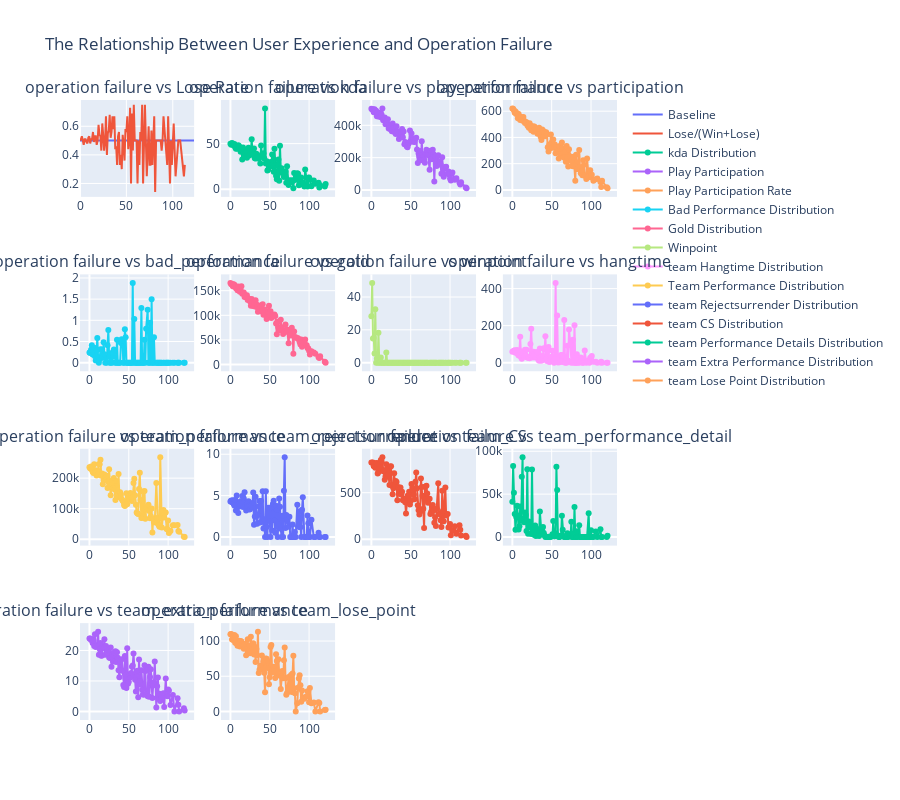

This figure's notebook cell:
### Code cell
#关于操作卡顿次数的统计
operation_failure_index=data.operation_failure.value_counts(sort=True).sort_index().index
operation_roomresult_count=data['roomresult'].groupby(data.operation_failure).value_counts(dropna=True)
operation_failure=pd.DataFrame(operation_roomresult_count).rename(columns={'roomresult':'values'}).reset_index()
win_o=operation_failure.loc[operation_failure['roomresult']=='Win']
lose_o=operation_failure.loc[operation_failure['roomresult']=='Lose']
weight=pd.DataFrame(np.arange(12.4,0.1,-0.1))
wl_operation_failure=win_o.merge(lose_o,how='left',left_on=win_o['operation_failure'],right_on=lose_o['operation_failure'])
lose_operation_rate=(wl_operation_failure['values_y']/(wl_operation_failure['values_y']+wl_operation_failure['values_x'])).round(2).dropna()

#定义聚合函数
self_operation_mean=pd.concat([data.loc[:,'kda':'hangtime'].groupby(data.operation_failure).mean(),weight], axis=1,ignore_index=False).rename(columns={0: 'weight'}).dropna()
self_operation_mean=self_operation_mean.loc[:,'kda':'hangtime'].multiply(self_operation_mean.weight, axis="index")
team_operation_mean=pd.concat([data.loc[:,'team_performance':'team_lose_point'].groupby(data.operation_failure).mean(),weight], axis=1,ignore_index=False).rename(columns={0: 'weight'}).dropna()
team_operation_mean=team_operation_mean.loc[:,'team_performance':'team_lose_point'].multiply(team_operation_mean.weight, axis="index")

# 绘制可视化图片验证猜想
name_list1=pd.concat([lose_operation_rate,data.loc[:,'kda':'hangtime']],axis=1,ignore_index=False).rename(columns={0: 'Lose Rate'})
name_list1=pd.concat([name_list1,data.loc[:,'team_performance':'team_lose_point']],axis=1,ignore_index=False).columns.values.tolist()
def name():
    new_name_list1=[]
    for names in name_list1:
        answer='operation failure vs'+' '+names
        new_name_list1.append(answer)
    return new_name_list1
notice_line=np.ones(124)/2
operation_failure = make_subplots(rows=4, cols=4,subplot_titles=(name()))

operation_failure.add_trace(
    go.Scatter(
        y=notice_line,
        name='Baseline',
        mode='lines'),row=1, col=1)

operation_failure.add_trace(
    go.Scatter(
        x=operation_failure_index,
        y=lose_operation_rate,
        name='Lose/(Win+Lose)'),row=1, col=1)

operation_failure.add_trace(
    go.Scatter(
        x=operation_failure_index,
        y=self_operation_mean.kda,
        name='kda Distribution',
        mode='lines+markers'),row=1, col=2)

operation_failure.add_trace(
    go.Scatter(
        x=operation_failure_index,
        y=self_operation_mean.play_performance,
        name='Play Participation',
        mode='lines+markers'),row=1, col=3)

operation_failure.add_trace(    
    go.Scatter(
        x=operation_failure_index, 
        y=self_operation_mean.participation, 
        name='Play Participation Rate',
        mode='lines+markers'),row=1, col=4)

operation_failure.add_trace(    
    go.Scatter(
        x=operation_failure_index, 
        y=self_operation_mean.bad_performance, 
        name='Bad Performance Distribution',
        mode='lines+markers'),row=2, col=1)

operation_failure.add_trace(    
    go.Scatter(
        x=operation_failure_index, 
        y=self_operation_mean.gold, 
        name='Gold Distribution',
        mode='lines+markers'),row=2, col=2)

operation_failure.add_trace(
    go.Scatter(
        x=operation_failure_index, 
        y=self_operation_mean.winpoint, 
        name='Winpoint',
        mode='lines+markers'),row=2, col=3)

operation_failure.add_trace(
    go.Scatter(
        x=operation_failure_index, 
        y=self_operation_mean.hangtime, 
        name='team Hangtime Distribution',
        mode='lines+markers'),row=2, col=4)

operation_failure.add_trace(
    go.Scatter(
        x=operation_failure_index, 
        y=team_operation_mean.team_performance, 
        name='Team Performance Distribution',
        mode='lines+markers'),row=3, col=1)

operation_failure.add_trace(
    go.Scatter(
        x=operation_failure_index, 
        y=team_operation_mean.team_rejectsurrender, 
        name='team Rejectsurrender Distribution',
        mode='lines+markers'),row=3, col=2)

operation_failure.add_trace(
    go.Scatter(
        x=operation_failure_index, 
        y=team_operation_mean.team_CS, 
        name='team CS Distribution',
        mode='lines+markers'),row=3, col=3)

operation_failure.add_trace(
    go.Scatter(
        x=operation_failure_index, 
        y=team_operation_mean.team_performance_detail, 
        name='team Performance Details Distribution',
        mode='lines+markers'),row=3, col=4)

operation_failure.add_trace(
    go.Scatter(
        x=operation_failure_index, 
        y=team_operation_mean.team_extra_performance, 
        name='team Extra Performance Distribution',
        mode='lines+markers'),row=4, col=1)

operation_failure.add_trace(
    go.Scatter(
        x=operation_failure_index, 
        y=team_operation_mean.team_lose_point, 
        name='team Lose Point Distribution',
        mode='lines+markers'),row=4, col=2)

operation_failure=operation_failure.update_layout(height=800,title_text="The Relationship Between User Experience and Operation Failure")
operation_failure.show()
'''
出现的现象类似与断线影响
'''

### Figure 1 — Plotly figure (JSON) as saved in the notebook; plotly's stock layout.template omitted (floating-point values rounded to 4 significant figures; data arrays with more than 128 entries replaced by an {"elided": "..."} marker saying what was removed)
{"data": [{"mode": "lines", "name": "Baseline", "type": "scatter", "xaxis": "x", "y": [0.5, 0.5, 0.5, 0.5, 0.5, 0.5, 0.5, 0.5, 0.5, 0.5, 0.5, 0.5, 0.5, 0.5, 0.5, 0.5, 0.5, 0.5, 0.5, 0.5, 0.5, 0.5, 0.5, 0.5, 0.5, 0.5, 0.5, 0.5, 0.5, 0.5, 0.5, 0.5, 0.5, 0.5, 0.5, 0.5, 0.5, 0.5, 0.5, 0.5, 0.5, 0.5, 0.5, 0.5, 0.5, 0.5, 0.5, 0.5, 0.5, 0.5, 0.5, 0.5, 0.5, 0.5, 0.5, 0.5, 0.5, 0.5, 0.5, 0.5, 0.5, 0.5, 0.5, 0.5, 0.5, 0.5, 0.5, 0.5, 0.5, 0.5, 0.5, 0.5, 0.5, 0.5, 0.5, 0.5, 0.5, 0.5, 0.5, 0.5, 0.5, 0.5, 0.5, 0.5, 0.5, 0.5, 0.5, 0.5, 0.5, 0.5, 0.5, 0.5, 0.5, 0.5, 0.5, 0.5, 0.5, 0.5, 0.5, 0.5, 0.5, 0.5, 0.5, 0.5, 0.5, 0.5, 0.5, 0.5, 0.5, 0.5, 0.5, 0.5, 0.5, 0.5, 0.5, 0.5, 0.5, 0.5, 0.5, 0.5, 0.5, 0.5, 0.5, 0.5], "yaxis": "y"}, {"name": "Lose/(Win+Lose)", "type": "scatter", "x": {"elided": "141 int values"}, "xaxis": "x", "y": [0.5, 0.51, 0.53, 0.49, 0.47, 0.51, 0.51, 0.49, 0.48, 0.52, 0.53, 0.48, 0.51, 0.51, 0.56, 0.49, 0.53, 0.53, 0.47, 0.5, 0.61, 0.54, 0.53, 0.43, 0.62, 0.54, 0.43, 0.49, 0.67, 0.4, 0.55, 0.57, 0.68, 0.52, 0.56, 0.67, 0.58, 0.67, 0.44, 0.46, 0.33, 0.53, 0.56, 0.33, 0.4, 0.3, 0.54, 0.47, 0.36, 0.58, 0.56, 0.67, 0.44, 0.52, 0.73, 0.2, 0.69, 0.43, 0.75, 0.5, 0.5, 0.5, 0.2, 0.5, 0.33, 0.56, 0.5, 0.75, 0.2, 0.54, 0.75, 0.5, 0.25, 0.6, 0.33, 0.33, 0.57, 0.33, 0.5, 0.67, 0.14, 0.5, 0.5, 0.5, 0.5, 0.5, 0.43, 0.5, 0.67, 0.6, 0.5, 0.33, 0.67, 0.2, 0.5, 0.33, 0.5, 0.62, 0.25, 0.5, 0.5, 0.25, 0.33], "yaxis": "y"}, {"mode": "lines+markers", "name": "kda Distribution", "type": "scatter", "x": {"elided": "141 int values"}, "xaxis": "x2", "y": [49.76, 48.82, 50.63, 49.8, 48.28, 49.68, 45.98, 44.37, 46.99, 44.42, 48.25, 47.45, 45.33, 40.99, 43.57, 32.58, 45.83, 41.03, 43.09, 37.87, 41.29, 34.43, 43.43, 45.35, 36.9, 41.65, 39.79, 54.76, 40.98, 37.74, 44.73, 34.01, 33.82, 38.98, 34.89, 33.76, 34.65, 35.38, 28.34, 48.08, 38.19, 35.61, 39.46, 33.62, 88.35, 28.34, 30.77, 20.52, 21.48, 25.86, 25.76, 29.87, 26.27, 38.02, 24.95, 19.13, 44.33, 26.18, 14.94, 11.1, 27.63, 32.52, 9.223, 47.58, 22.48, 23.09, 17.94, 18.51, 13.37, 15.14, 19.42, 7.182, 25.12, 4.813, 9.947, 7.74, 8.864, 9.844, 8.85, 1.1, 17.79, 10.06, 12.3, 17.49, 17.02, 4.526, 8.1, 7.047, 12.97, 5.684, 7.312, 3.0, 21.75, 5.859, 3.094, 12.67, 12.8, 10.64, 3.455, 9.603, 6.128, 7.221, 1.837, 4.445, 3.033, 5.7], "yaxis": "y2"}, {"mode": "lines+markers", "name": "Play Participation", "type": "scatter", "x": {"elided": "141 int values"}, "xaxis": "x3", "y": [502600.0, 498300.0, 499300.0, 480900.0, 498900.0, 491100.0, 490500.0, 455500.0, 479600.0, 454200.0, 472400.0, 476400.0, 450100.0, 465700.0, 503400.0, 431700.0, 440300.0, 448800.0, 405900.0, 430900.0, 414300.0, 437400.0, 380800.0, 396900.0, 377600.0, 389600.0, 363800.0, 411000.0, 381000.0, 360600.0, 357500.0, 346200.0, 394100.0, 363800.0, 354600.0, 315400.0, 336600.0, 340400.0, 354400.0, 377200.0, 326700.0, 362200.0, 282900.0, 296700.0, 287300.0, 269100.0, 263600.0, 283300.0, 293500.0, 368100.0, 303400.0, 348700.0, 307800.0, 297900.0, 316600.0, 297100.0, 314700.0, 323400.0, 251000.0, 167300.0, 226300.0, 207200.0, 241000.0, 184100.0, 301500.0, 218300.0, 215400.0, 188100.0, 168900.0, 226600.0, 248900.0, 216500.0, 219900.0, 125600.0, 243300.0, 190700.0, 191300.0, 249300.0, 221300.0, 51850.0, 207200.0, 176100.0, 148300.0, 214200.0, 162800.0, 176500.0, 156000.0, 99730.0, 202100.0, 135500.0, 82260.0, 141600.0, 144100.0, 101000.0, 113600.0, 95880.0, 71410.0, 58070.0, 108700.0, 63300.0, 72680.0, 45070.0, 34300.0, 47710.0, 16000.0, 10570.0], "yaxis": "y3"}, {"mode": "lines+markers", "name": "Play Participation Rate", "type": "scatter", "x": {"elided": "141 int values"}, "xaxis": "x4", "y": [619.9, 618.5, 607.5, 587.5, 598.4, 579.2, 584.8, 545.5, 579.4, 558.8, 532.2, 555.2, 543.7, 527.7, 556.7, 527.3, 509.5, 517.8, 516.4, 493.4, 485.5, 474.7, 508.8, 491.2, 454.9, 457.9, 486.2, 443.6, 483.0, 457.0, 461.9, 453.5, 427.8, 464.4, 474.6, 426.9, 406.2, 380.4, 460.9, 407.3, 447.5, 430.5, 408.5, 439.6, 424.0, 325.5, 292.8, 346.5, 318.2, 422.1, 361.0, 322.8, 384.4, 321.9, 346.0, 279.8, 321.0, 292.2, 300.8, 238.9, 334.4, 286.7, 274.4, 362.3, 318.0, 251.7, 244.9, 290.7, 214.7, 335.5, 249.5, 177.6, 310.4, 255.0, 220.5, 184.8, 179.5, 253.0, 184.5, 70.4, 268.0, 159.6, 159.9, 304.2, 172.3, 127.0, 141.4, 112.0, 226.1, 191.4, 107.2, 84.0, 239.3, 97.2, 145.6, 150.0, 96.0, 115.0, 70.35, 81.9, 86.4, 60.86, 22.0, 69.0, 20.8, 12.3], "yaxis": "y4"}, {"mode": "lines+markers", "name": "Bad Performance Distribution", "type": "scatter", "x": {"elided": "141 int values"}, "xaxis": "x5", "y": [0.2406, 0.2306, 0.3041, 0.4133, 0.1948, 0.292, 0.3514, 0.151, 0.04874, 0.2934, 0.5797, 0.1249, 0, 0.08284, 0.3173, 0.1101, 0.3115, 0.1259, 0.4818, 0.2, 0, 0.1226, 0, 0.4122, 0.7692, 0.1394, 0, 0, 0.2286, 0, 0.1469, 0.31, 0.2706, 0, 0, 0.5394, 0, 0, 0, 0, 0.4667, 0.5533, 0.5125, 0, 0, 0.79, 0.6, 0, 0, 0, 0, 0, 0, 0, 0, 1.882, 0, 1.031, 0, 0, 0, 0, 0, 0, 0, 0, 1.289, 0, 0, 0, 0.54, 0, 0.8, 1.25, 0, 0, 0.94, 0, 1.5, 0, 0, 0.6, 0, 0, 0, 0, 0, 0, 0, 0, 0, 0, 0, 0, 0, 0, 0, 0, 0, 0, 0, 0, 0, 0, 0, 0], "yaxis": "y5"}, {"mode": "lines+markers", "name": "Gold Distribution", "type": "scatter", "x": {"elided": "141 int values"}, "xaxis": "x6", "y": [165600.0, 163200.0, 163300.0, 159000.0, 162800.0, 161900.0, 159300.0, 155100.0, 156000.0, 151100.0, 158500.0, 155000.0, 147800.0, 151600.0, 159000.0, 143700.0, 144700.0, 146500.0, 137100.0, 140900.0, 136200.0, 140800.0, 131100.0, 133500.0, 132900.0, 128100.0, 119400.0, 133000.0, 124400.0, 119200.0, 125400.0, 117700.0, 130600.0, 122500.0, 116600.0, 107300.0, 114200.0, 116000.0, 119400.0, 120600.0, 107700.0, 122300.0, 101000.0, 104600.0, 111700.0, 100700.0, 92280.0, 97760.0, 106200.0, 119300.0, 104200.0, 108200.0, 94450.0, 98510.0, 100200.0, 99320.0, 101600.0, 98710.0, 83480.0, 61520.0, 86780.0, 76040.0, 69600.0, 72090.0, 90980.0, 76030.0, 69300.0, 61910.0, 66450.0, 66670.0, 81170.0, 66740.0, 71100.0, 43200.0, 69880.0, 60760.0, 59110.0, 74880.0, 64910.0, 21980.0, 67310.0, 55540.0, 55720.0, 53610.0, 53640.0, 50920.0, 46090.0, 40960.0, 51030.0, 36220.0, 38700.0, 44590.0, 50900.0, 39480.0, 33540.0, 32780.0, 28070.0, 20270.0, 27210.0, 24400.0, 22140.0, 14820.0, 13340.0, 16770.0, 5648.0, 3940.0], "yaxis": "y6"}, {"mode": "lines+markers", "name": "Winpoint", "type": "scatter", "x": {"elided": "141 int values"}, "xaxis": "x7", "y": [28.33, 48.53, 14.71, 15.08, 5.552, 32.54, 0, 2.529, 0, 18.19, 0, 0, 3.159, 0, 0, 0, 0, 0, 0, 6.2, 0, 0, 0, 0, 0, 0, 0, 0, 0, 0, 0, 0, 0, 0, 0, 0, 0, 0, 0, 0, 0, 0, 0, 0, 0, 0, 0, 0, 0, 0, 0, 0, 0, 0, 0, 0, 0, 0, 0, 0, 0, 0, 0, 0, 0, 0, 0, 0, 0, 0, 0, 0, 0, 0, 0, 0, 0, 0, 0, 0, 0, 0, 0, 0, 0, 0, 0, 0, 0, 0, 0, 0, 0, 0, 0, 0, 0, 0, 0, 0, 0, 0, 0, 0, 0, 0], "yaxis": "y7"}, {"mode": "lines+markers", "name": "team Hangtime Distribution", "type": "scatter", "x": {"elided": "141 int values"}, "xaxis": "x8", "y": [59.22, 61.23, 64.3, 66.48, 53.01, 58.84, 68.84, 45.59, 38.89, 64.89, 139.8, 30.72, 21.06, 39.68, 57.86, 31.49, 69.37, 39.02, 69.74, 28.5, 26.0, 31.76, 24.21, 101.0, 183.6, 45.18, 28.35, 59.25, 48.69, 28.18, 43.33, 57.04, 53.85, 15.38, 10.6, 76.86, 16.21, 10.63, 14.55, 36.99, 77.47, 70.27, 142.0, 20.52, 9.6, 63.2, 84.0, 3.85, 6.08, 13.39, 32.33, 64.08, 12.0, 0, 21.33, 430.3, 4.08, 254.1, 0.9429, 11.38, 1.6, 36.23, 41.85, 41.48, 3.0, 36.38, 230.7, 0, 7.467, 0, 90.72, 10.6, 179.2, 96.25, 0, 6.0, 123.1, 0, 202.5, 0, 0, 45.0, 0, 0, 5.7, 28.37, 23.14, 0, 0, 3.3, 65.6, 0, 5.8, 13.5, 0, 26.67, 24.0, 35.65, 5.25, 5.4, 0, 0.3429, 5.5, 0, 0.1333, 0], "yaxis": "y8"}, {"mode": "lines+markers", "name": "Team Performance Distribution", "type": "scatter", "x": {"elided": "141 int values"}, "xaxis": "x9", "y": [236100.0, 231500.0, 238300.0, 228400.0, 221100.0, 217200.0, 245500.0, 220600.0, 219300.0, 208600.0, 226200.0, 214400.0, 246500.0, 245600.0, 260500.0, 208000.0, 215500.0, 179900.0, 194000.0, 211900.0, 194700.0, 203500.0, 207700.0, 167600.0, 188200.0, 229200.0, 176800.0, 143900.0, 169400.0, 192300.0, 167700.0, 200700.0, 163100.0, 128900.0, 191100.0, 136300.0, 156300.0, 213300.0, 142200.0, 154000.0, 145600.0, 131700.0, 127100.0, 123900.0, 112300.0, 109300.0, 115000.0, 150600.0, 114700.0, 141100.0, 132100.0, 131600.0, 151500.0, 137900.0, 125400.0, 136900.0, 184500.0, 197900.0, 144300.0, 112800.0, 87210.0, 84350.0, 82680.0, 164600.0, 217700.0, 128300.0, 69420.0, 70240.0, 156700.0, 78380.0, 157900.0, 66750.0, 104600.0, 96490.0, 112700.0, 92810.0, 68930.0, 75140.0, 100600.0, 21980.0, 67900.0, 55680.0, 55720.0, 184000.0, 69940.0, 51010.0, 46230.0, 41010.0, 268200.0, 68590.0, 38750.0, 96020.0, 71160.0, 87470.0, 33620.0, 32890.0, 61490.0, 20300.0, 27320.0, 46260.0, 46150.0, 46750.0, 27100.0, 24780.0, 8068.0, 7277.0], "yaxis": "y9"}, {"mode": "lines+markers", "name": "team Rejectsurrender Distribution", "type": "scatter", "x": {"elided": "141 int values"}, "xaxis": "x10", "y": [4.305, 4.415, 4.188, 4.447, 4.013, 3.821, 4.48, 3.208, 5.02, 3.696, 2.898, 3.683, 3.829, 4.307, 4.125, 4.955, 3.635, 4.658, 5.42, 4.1, 3.219, 4.046, 3.672, 4.329, 3.333, 3.346, 4.025, 3.67, 4.114, 5.383, 1.469, 2.48, 4.871, 2.51, 1.6, 2.697, 3.705, 4.35, 1.764, 4.365, 1.867, 5.533, 1.025, 2.16, 0, 5.53, 1.2, 0, 3.547, 3.214, 1.947, 0, 3.6, 0.7889, 4.0, 4.391, 2.04, 0.5154, 3.771, 3.25, 0, 1.575, 4.65, 3.66, 1.0, 0, 2.578, 0, 5.6, 9.625, 1.08, 2.65, 2.0, 1.25, 2.45, 0, 0, 0, 1.5, 0, 0, 0.6, 0, 3.9, 1.267, 1.233, 3.086, 1.167, 0, 3.3, 4.8, 0, 0, 0, 2.6, 1.667, 0, 0, 2.1, 0, 0, 0.5143, 0, 0, 0, 0], "yaxis": "y10"}, {"mode": "lines+markers", "name": "team CS Distribution", "type": "scatter", "x": {"elided": "141 int values"}, "xaxis": "x11", "y": [825.0, 822.8, 825.1, 785.5, 785.1, 769.4, 816.3, 820.7, 706.4, 722.3, 804.3, 772.6, 853.3, 834.8, 880.8, 731.2, 744.3, 640.9, 677.6, 806.0, 672.7, 763.4, 680.7, 582.1, 782.6, 784.6, 574.2, 484.5, 547.7, 708.7, 575.8, 627.4, 614.5, 418.6, 562.2, 488.2, 521.5, 556.8, 481.8, 511.6, 419.5, 431.6, 429.0, 397.4, 276.8, 440.0, 468.0, 465.9, 510.2, 372.9, 412.1, 592.9, 549.6, 512.0, 478.7, 429.7, 618.1, 717.9, 548.7, 365.6, 310.4, 265.4, 296.1, 652.7, 562.0, 468.1, 328.0, 121.1, 563.7, 427.6, 574.6, 490.3, 392.0, 433.8, 269.5, 294.0, 359.1, 368.0, 307.5, 176.0, 235.1, 141.6, 328.0, 601.9, 271.1, 270.1, 203.7, 131.8, 521.9, 306.1, 193.6, 555.0, 253.8, 270.0, 124.8, 131.7, 163.2, 41.4, 91.35, 138.6, 57.6, 150.9, 102.3, 39.0, 37.6, 22.8], "yaxis": "y11"}, {"mode": "lines+markers", "name": "team Performance Details Distribution", "type": "scatter", "x": {"elided": "141 int values"}, "xaxis": "x12", "y": [41090.0, 82710.0, 51770.0, 26730.0, 8581.0, 23390.0, 36490.0, 25070.0, 8706.0, 12670.0, 35530.0, 18990.0, 70240.0, 92910.0, 21440.0, 17180.0, 28550.0, 25640.0, 7015.0, 79110.0, 3749.0, 18110.0, 11980.0, 11530.0, 3595.0, 78800.0, 9906.0, 3930.0, 2303.0, 13450.0, 1061.0, 6181.0, 9219.0, 2519.0, 1348.0, 29900.0, 7537.0, 3668.0, 7370.0, 11700.0, 4586.0, 1772.0, 180.4, 315.9, 0, 80.58, 432.0, 0, 0, 379.3, 1309.0, 3134.0, 18800.0, 908.8, 928.0, 4303.0, 81980.0, 54720.0, 1267.0, 0, 0, 1049.0, 1767.0, 24830.0, 8400.0, 1322.0, 0, 0, 0, 0, 4310.0, 0, 1915.0, 1008.0, 17860.0, 0, 0, 0, 35060.0, 0, 0, 6751.0, 0, 13830.0, 0, 0, 0, 0, 0, 0, 0, 0, 75.4, 27700.0, 0, 0, 7891.0, 0, 0, 6350.0, 0, 9044.0, 0, 0, 10.67, 1411.0], "yaxis": "y12"}, {"mode": "lines+markers", "name": "team Extra Performance Distribution", "type": "scatter", "x": {"elided": "141 int values"}, "xaxis": "x13", "y": [23.91, 23.89, 23.45, 23.75, 22.48, 23.39, 21.46, 25.36, 21.1, 21.53, 21.51, 26.16, 18.57, 20.46, 22.42, 18.28, 18.38, 21.02, 20.84, 23.7, 18.57, 21.46, 19.04, 20.2, 20.0, 17.71, 17.5, 20.97, 14.63, 18.68, 16.45, 19.22, 16.51, 19.77, 16.2, 19.42, 17.6, 13.53, 11.25, 16.31, 13.53, 17.15, 13.33, 8.64, 8.0, 18.17, 10.8, 7.7, 20.77, 9.107, 9.737, 12.17, 11.2, 12.62, 14.67, 15.05, 19.04, 11.34, 10.37, 6.5, 12.8, 13.39, 4.65, 17.08, 10.0, 8.85, 13.53, 7.125, 5.6, 5.5, 15.12, 13.25, 5.6, 5.0, 14.7, 4.8, 11.28, 13.8, 9.0, 4.4, 8.6, 9.6, 16.4, 1.3, 8.233, 11.1, 4.114, 5.833, 3.4, 4.125, 4.8, 6.0, 1.45, 10.8, 5.2, 5.0, 7.2, 6.9, 2.1, 5.4, 0, 4.286, 2.2, 0, 1.067, 0.3], "yaxis": "y13"}, {"mode": "lines+markers", "name": "team Lose Point Distribution", "type": "scatter", "x": {"elided": "141 int values"}, "xaxis": "x14", "y": [109.8, 110.0, 102.1, 103.0, 101.0, 108.6, 97.65, 106.9, 96.46, 93.23, 98.41, 100.6, 92.38, 100.2, 99.53, 95.35, 96.16, 89.12, 95.64, 96.2, 79.73, 92.09, 102.4, 83.27, 93.59, 82.83, 106.1, 83.63, 89.37, 96.9, 80.78, 92.07, 70.35, 88.8, 80.0, 113.3, 54.65, 59.45, 64.83, 60.88, 79.33, 59.76, 71.24, 55.08, 27.2, 75.05, 75.0, 61.6, 71.44, 38.57, 48.68, 91.66, 94.4, 55.22, 60.0, 63.35, 57.12, 47.42, 81.09, 71.5, 51.2, 74.03, 54.25, 51.24, 32.0, 50.15, 57.36, 47.03, 72.8, 90.75, 46.98, 23.85, 26.0, 48.75, 29.4, 38.4, 51.7, 27.6, 54.0, 79.2, 32.97, 25.8, 0, 11.7, 33.57, 46.87, 51.43, 37.33, 13.6, 29.7, 19.2, 18.0, 20.3, 21.6, 28.6, 28.33, 13.2, 33.35, 11.55, 12.6, 0, 13.2, 12.1, 0, 1.867, 2.4], "yaxis": "y14"}], "layout": {"annotations": [{"font": {"size": 16}, "showarrow": false, "text": "operation failure vs Lose Rate", "x": 0.1062, "xanchor": "center", "xref": "paper", "y": 1, "yanchor": "bottom", "yref": "paper"}, {"font": {"size": 16}, "showarrow": false, "text": "operation failure vs kda", "x": 0.3688, "xanchor": "center", "xref": "paper", "y": 1, "yanchor": "bottom", "yref": "paper"}, {"font": {"size": 16}, "showarrow": false, "text": "operation failure vs play_performance", "x": 0.6313, "xanchor": "center", "xref": "paper", "y": 1, "yanchor": "bottom", "yref": "paper"}, {"font": {"size": 16}, "showarrow": false, "text": "operation failure vs participation", "x": 0.8938, "xanchor": "center", "xref": "paper", "y": 1, "yanchor": "bottom", "yref": "paper"}, {"font": {"size": 16}, "showarrow": false, "text": "operation failure vs bad_performance", "x": 0.1062, "xanchor": "center", "xref": "paper", "y": 0.7188, "yanchor": "bottom", "yref": "paper"}, {"font": {"size": 16}, "showarrow": false, "text": "operation failure vs gold", "x": 0.3688, "xanchor": "center", "xref": "paper", "y": 0.7188, "yanchor": "bottom", "yref": "paper"}, {"font": {"size": 16}, "showarrow": false, "text": "operation failure vs winpoint", "x": 0.6313, "xanchor": "center", "xref": "paper", "y": 0.7188, "yanchor": "bottom", "yref": "paper"}, {"font": {"size": 16}, "showarrow": false, "text": "operation failure vs hangtime", "x": 0.8938, "xanchor": "center", "xref": "paper", "y": 0.7188, "yanchor": "bottom", "yref": "paper"}, {"font": {"size": 16}, "showarrow": false, "text": "operation failure vs team_performance", "x": 0.1062, "xanchor": "center", "xref": "paper", "y": 0.4375, "yanchor": "bottom", "yref": "paper"}, {"font": {"size": 16}, "showarrow": false, "text": "operation failure vs team_rejectsurrender", "x": 0.3688, "xanchor": "center", "xref": "paper", "y": 0.4375, "yanchor": "bottom", "yref": "paper"}, {"font": {"size": 16}, "showarrow": false, "text": "operation failure vs team_CS", "x": 0.6313, "xanchor": "center", "xref": "paper", "y": 0.4375, "yanchor": "bottom", "yref": "paper"}, {"font": {"size": 16}, "showarrow": false, "text": "operation failure vs team_performance_detail", "x": 0.8938, "xanchor": "center", "xref": "paper", "y": 0.4375, "yanchor": "bottom", "yref": "paper"}, {"font": {"size": 16}, "showarrow": false, "text": "operation failure vs team_extra_performance", "x": 0.1062, "xanchor": "center", "xref": "paper", "y": 0.1562, "yanchor": "bottom", "yref": "paper"}, {"font": {"size": 16}, "showarrow": false, "text": "operation failure vs team_lose_point", "x": 0.3688, "xanchor": "center", "xref": "paper", "y": 0.1562, "yanchor": "bottom", "yref": "paper"}], "height": 800, "title": {"text": "The Relationship Between User Experience and Operation Failure"}, "xaxis": {"anchor": "y", "domain": [0, 0.2125]}, "xaxis10": {"anchor": "y10", "domain": [0.2625, 0.475]}, "xaxis11": {"anchor": "y11", "domain": [0.525, 0.7375]}, "xaxis12": {"anchor": "y12", "domain": [0.7875, 1]}, "xaxis13": {"anchor": "y13", "domain": [0, 0.2125]}, "xaxis14": {"anchor": "y14", "domain": [0.2625, 0.475]}, "xaxis15": {"anchor": "y15", "domain": [0.525, 0.7375]}, "xaxis16": {"anchor": "y16", "domain": [0.7875, 1]}, "xaxis2": {"anchor": "y2", "domain": [0.2625, 0.475]}, "xaxis3": {"anchor": "y3", "domain": [0.525, 0.7375]}, "xaxis4": {"anchor": "y4", "domain": [0.7875, 1]}, "xaxis5": {"anchor": "y5", "domain": [0, 0.2125]}, "xaxis6": {"anchor": "y6", "domain": [0.2625, 0.475]}, "xaxis7": {"anchor": "y7", "domain": [0.525, 0.7375]}, "xaxis8": {"anchor": "y8", "domain": [0.7875, 1]}, "xaxis9": {"anchor": "y9", "domain": [0, 0.2125]}, "yaxis": {"anchor": "x", "domain": [0.8438, 1]}, "yaxis10": {"anchor": "x10", "domain": [0.2812, 0.4375]}, "yaxis11": {"anchor": "x11", "domain": [0.2812, 0.4375]}, "yaxis12": {"anchor": "x12", "domain": [0.2812, 0.4375]}, "yaxis13": {"anchor": "x13", "domain": [0, 0.1562]}, "yaxis14": {"anchor": "x14", "domain": [0, 0.1562]}, "yaxis15": {"anchor": "x15", "domain": [0, 0.1562]}, "yaxis16": {"anchor": "x16", "domain": [0, 0.1562]}, "yaxis2": {"anchor": "x2", "domain": [0.8438, 1]}, "yaxis3": {"anchor": "x3", "domain": [0.8438, 1]}, "yaxis4": {"anchor": "x4", "domain": [0.8438, 1]}, "yaxis5": {"anchor": "x5", "domain": [0.5625, 0.7188]}, "yaxis6": {"anchor": "x6", "domain": [0.5625, 0.7188]}, "yaxis7": {"anchor": "x7", "domain": [0.5625, 0.7188]}, "yaxis8": {"anchor": "x8", "domain": [0.5625, 0.7188]}, "yaxis9": {"anchor": "x9", "domain": [0.2812, 0.4375]}}}
